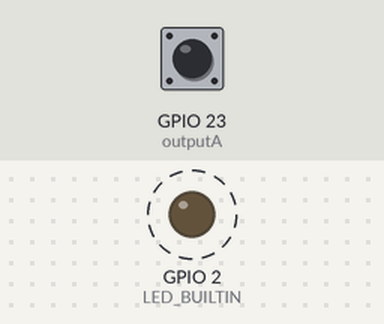
Recording of a sketch running on a simulated ESP32. Parts: output pins drawn as LEDs (lit = HIGH). Dashed ring = blinking. The test bench sets the inputs (shaded band); at power-on: GPIO 23 (outputA) HIGH. What the sketch prints to the serial monitor is not drawn.

Above: at 2.9 s.
Timing chart, 0 to 7.3 s (numbered marks = the images above):
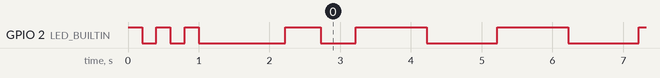

Measured:
- by itself, GPIO 2 (LED_BUILTIN): HIGH → LOW at 0.20 s, → HIGH 0.20 s later, → LOW 0.20 s later, → HIGH 0.20 s later, … (134 changes in this stretch)

The sketch:

_+ve_V2.cpp.ino
```cpp
// =============================================
// encoder_v2_fixed.ino
// Always-positive counter + xAxis direction
// Race condition fixed: resets happen in main loop, NOT in ISR
// No ROS — plain Serial output
// =============================================

// =============================================
// PIN DEFINITIONS
// =============================================
#define outputA     23
#define outputB     19
#define LED_BUILTIN  2

// =============================================
// ENCODER PARAMETERS
// =============================================
const float COUNTS_PER_REVOLUTION = 360.0;
const float WHEEL_DIAMETER        = 10.0;   // cm
const float WHEEL_CIRCUMFERENCE   = 3.14159265f * WHEEL_DIAMETER;
const float DISTANCE_PER_COUNT    = WHEEL_CIRCUMFERENCE / COUNTS_PER_REVOLUTION;

// =============================================
// ISR STATE — only written inside ISR
// Main loop reads atomically via noInterrupts()
// =============================================
volatile int32_t isrCount      = 0;   // always increments, never decrements
volatile int8_t  isrDirection  = 1;   // +1 or -1
volatile bool    isrDirChanged = false;
volatile int     aLastState    = 0;
volatile int     lastDirection = 0;   // 0 = unknown at boot

// =============================================
// MAIN LOOP STATE
// =============================================
int32_t lastCount      = 0;
int32_t resetAnchor    = 0;   // isrCount value at last direction change
float   totalDistance  = 0.0f;
float   velocity       = 0.0f;

unsigned long lastPrintTime = 0;
unsigned long lastBlinkTime = 0;
bool ledState = false;

// =============================================
// ISR — flag only, zero resets here
// =============================================
void IRAM_ATTR encoderISR() {
  bool a = digitalRead(outputA);
  bool b = digitalRead(outputB);

  if (a != (bool)aLastState) {
    int8_t currentDirection = (b != a) ? 1 : -1;

    if (lastDirection != 0 && currentDirection != lastDirection) {
      isrDirChanged = true;   // tell main loop to reset — don't reset here
    }

    isrDirection  = currentDirection;
    lastDirection = currentDirection;
    isrCount++;               // always positive
  }
  aLastState = (int)a;
}

// =============================================
// SETUP
// =============================================
void setup() {
  pinMode(outputA,     INPUT_PULLUP);
  pinMode(outputB,     INPUT_PULLUP);
  pinMode(LED_BUILTIN, OUTPUT);

  // Boot blink
  for (int i = 0; i < 3; i++) {
    digitalWrite(LED_BUILTIN, HIGH); delay(200);
    digitalWrite(LED_BUILTIN, LOW);  delay(200);
  }

  Serial.begin(115200);
  delay(1000);

  Serial.println("=================================");
  Serial.println("    ESP32 ENCODER READER v2      ");
  Serial.println("=================================");
  Serial.println("Channel A -> GPIO23");
  Serial.println("Channel B -> GPIO19");
  Serial.println("X-Axis: +1 = Forward | -1 = Reverse");
  Serial.println("Counter resets to 0 on direction change");
  Serial.print("Distance per count: ");
  Serial.print(DISTANCE_PER_COUNT, 4);
  Serial.println(" cm");
  Serial.println("=================================");
  Serial.println("Ready! Turn the encoder...");
  Serial.println();

  aLastState = digitalRead(outputA);
  attachInterrupt(digitalPinToInterrupt(outputA), encoderISR, CHANGE);

  lastPrintTime = millis();
  lastBlinkTime = millis();

  // Ready blink
  digitalWrite(LED_BUILTIN, HIGH); delay(500);
  digitalWrite(LED_BUILTIN, LOW);
}

// =============================================
// MAIN LOOP
// =============================================
void loop() {
  unsigned long now = millis();

  // --- Heartbeat LED at 1 Hz ---
  if (now - lastBlinkTime >= 1000) {
    ledState = !ledState;
    digitalWrite(LED_BUILTIN, ledState);
    lastBlinkTime = now;

    static unsigned long lastHeartbeat = 0;
    if (now - lastHeartbeat >= 5000) {
      Serial.println("Running... (waiting for encoder input)");
      lastHeartbeat = now;
    }
  }

  // --- Print every 500ms ---
  if (now - lastPrintTime >= 500) {
    float dt = (now - lastPrintTime) / 1000.0f;

    // Atomic read of all ISR state
    noInterrupts();
    int32_t rawCount   = isrCount;
    int8_t  direction  = isrDirection;
    bool    dirChanged = isrDirChanged;
    if (dirChanged) isrDirChanged = false;  // clear inside critical section
    interrupts();

    // Handle direction change safely in main loop
    if (dirChanged) {
      resetAnchor   = rawCount;
      totalDistance = 0.0f;
      lastCount     = rawCount;
      Serial.println(">> Direction changed — counter reset to 0");
    }

    int32_t relativeCount = rawCount - resetAnchor;
    int32_t deltaCount    = rawCount - lastCount;
    if (deltaCount < 0) deltaCount = 0;

    float deltaDist   = deltaCount * DISTANCE_PER_COUNT;
    totalDistance    += deltaDist;
    velocity          = deltaDist / dt;

    Serial.print("X-Axis: ");
    Serial.print(direction == 1 ? "+1" : "-1");
    Serial.print(" | Count: ");
    Serial.print(relativeCount);
    Serial.print(" | Distance: ");
    Serial.print(totalDistance, 2);
    Serial.print(" cm | Velocity: ");
    Serial.print(velocity, 2);
    Serial.println(" cm/s");

    lastCount     = rawCount;
    lastPrintTime = now;
  }
}
```
